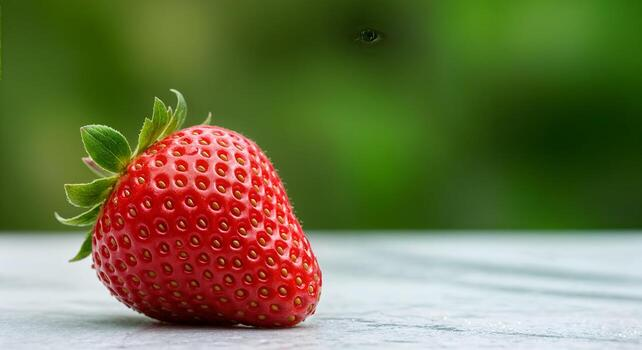
#> input picture data/original/image.jpg, 642 x 350 px
$ python dwt.py
#> lines starting #> are read from the running program, lines starting #| are printed output that depends on the picture
import cv2
import pywt
import numpy as np
import matplotlib.pyplot as plt
from pathlib import Path

# load image
image_path = Path(__file__).resolve().parent.parent / "data" / "original" / "image.jpg"
img = cv2.imread(str(image_path), 0)
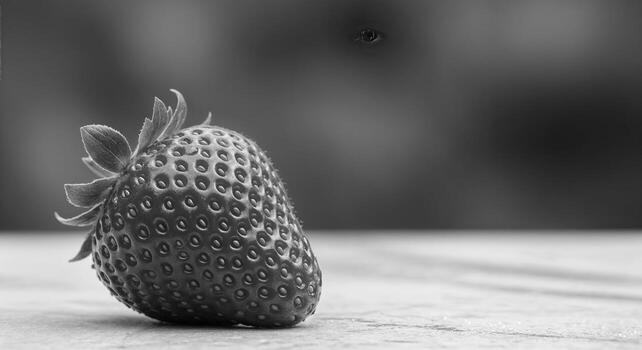
#> img: shape (350, 642); min 0, max 253, mean 110.1

# apply 2D DWT (Daubechies)
coeffs = pywt.dwt2(img, 'db4')
LL, (LH, HL, HH) = coeffs
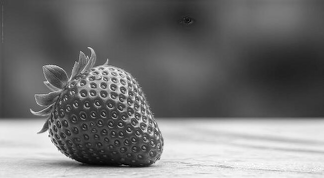
#> LL: shape (178, 324) float64; min -8.56, max 491.9, mean 219.8; drawn with min black and max white
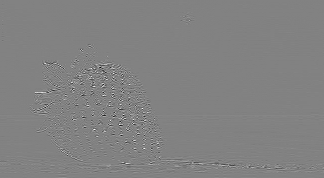
#> LH: shape (178, 324) float64; min -108.5, max 104.1, mean 0; drawn with min black and max white
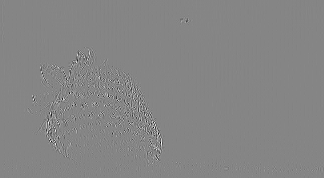
#> HL: shape (178, 324) float64; min -98.91, max 89.99, mean 0; drawn with min black and max white
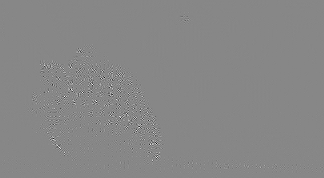
#> HH: shape (178, 324) float64; min -65.67, max 58.08, mean 0; drawn with min black and max white

# reconstruct image
reconstructed = pywt.idwt2(coeffs, 'db4')

plt.imshow(reconstructed, cmap='gray')
plt.title("Reconstructed Image")
plt.show()
